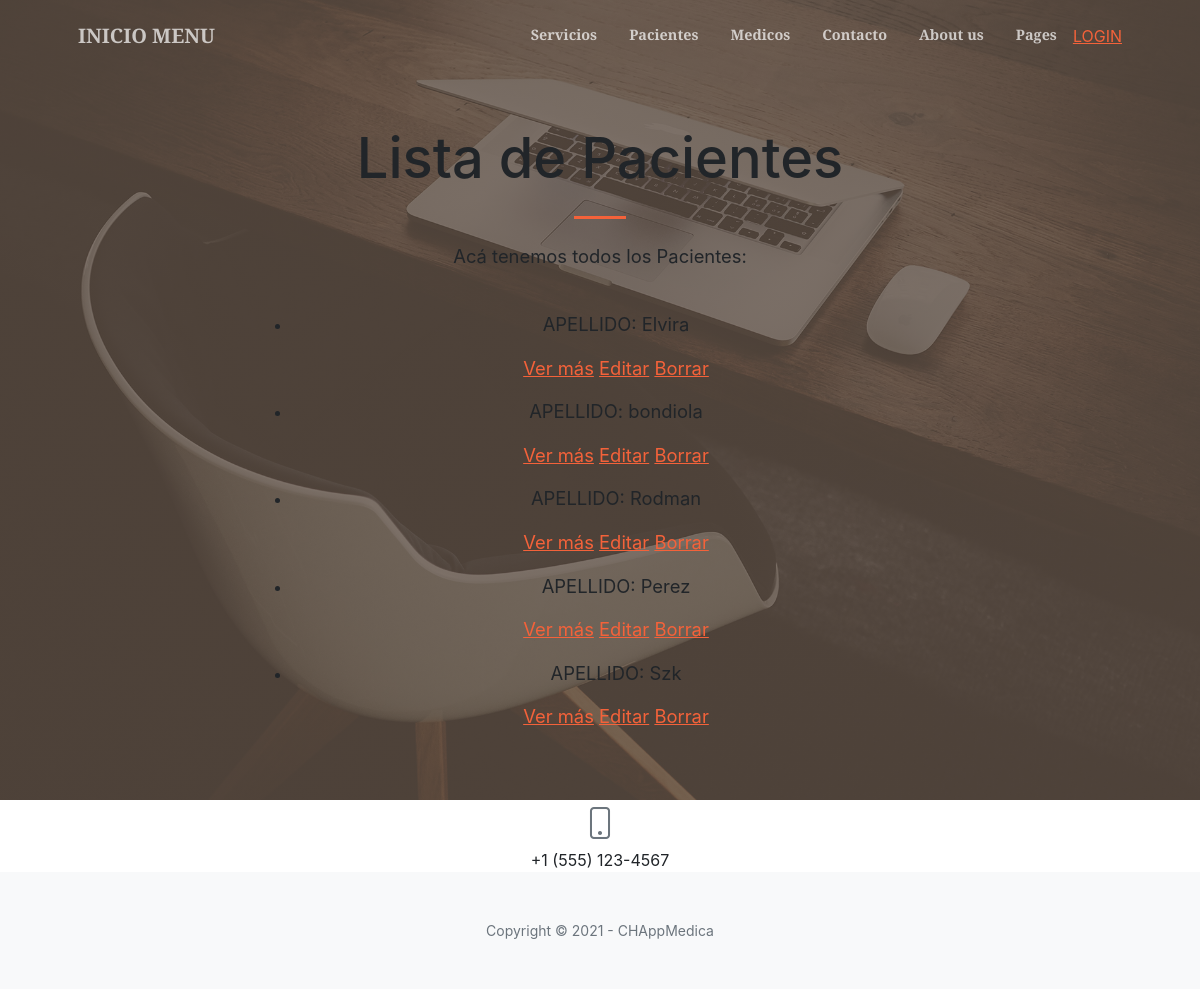
Page /AppMedica/paciente/list on the earlier database version.
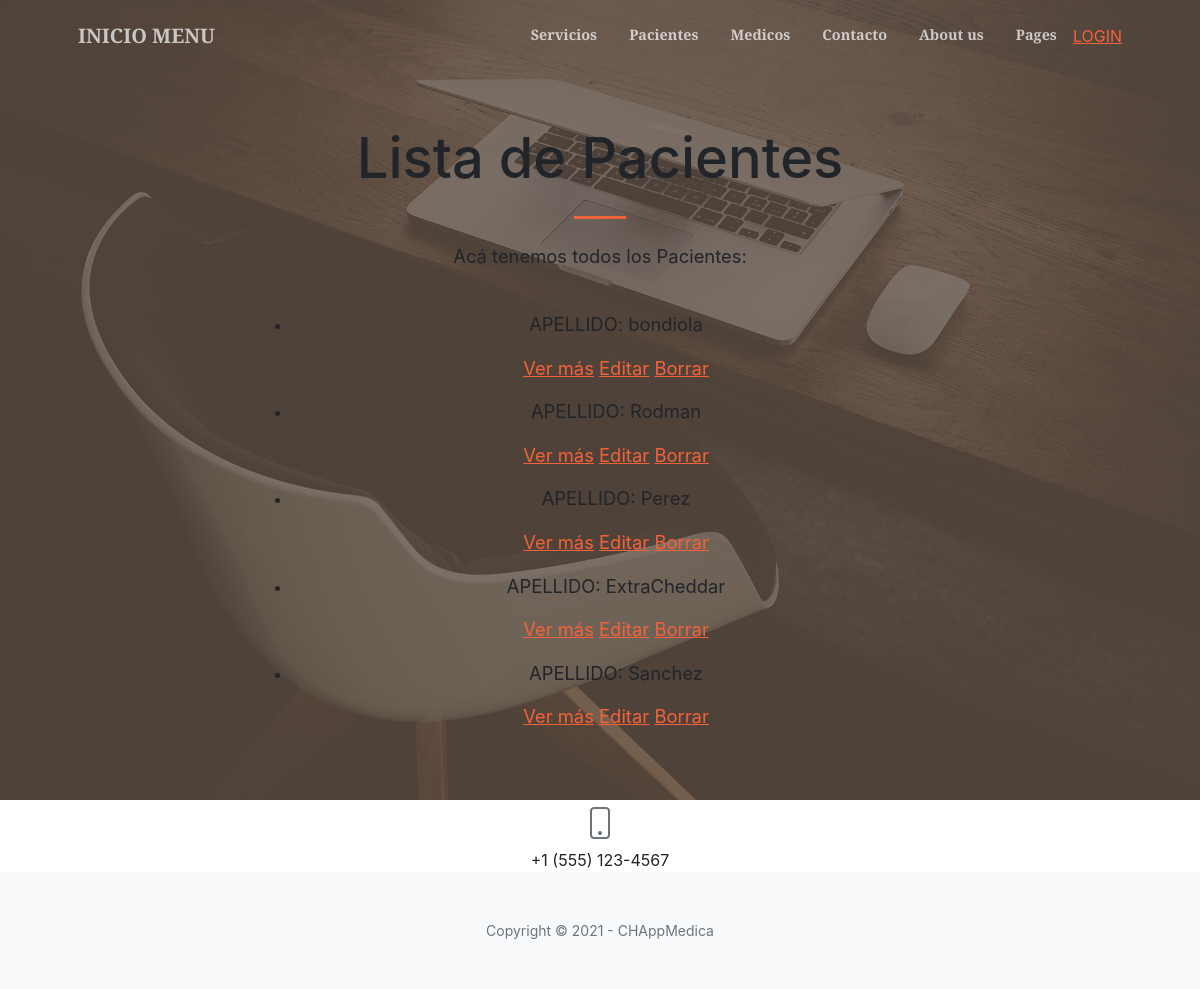
Same page on the later database version.
### AppMedica/models.py (models this page shows, shortened)
class Paciente(models.Model):
    nombre = models.CharField(max_length=40)
    apellido = models.CharField(max_length=40)
    fNac = models.DateField()
    telefono = models.IntegerField()
    email = models.EmailField(null=True)
    servicio = models.CharField(max_length=40, default='')

### AppMedica/views.py (the view)
# urls.py: path('paciente/list', views.PacienteList.as_view(), name='List'),
class PacienteList(ListView):
    model = Paciente
    template_name = "AppMedica/paciente_list.html"

### AppMedica/templates/AppMedica/paciente_list.html (shortened to what this page needs)
{% extends "AppMedica/padre.html" %}
{% load static %}
        {% block contenido %}
            <h1 class="mb-1">Lista de Pacientes</h1>
        {% endblock %}
        {% block contenido2 %}
          <p>Acá tenemos todos los Pacientes:</p> <br>
          <ul>
            {% for paciente in object_list %}
            <li>
              <p>APELLIDO: {{ paciente.apellido}}</p>
              <p>
              <a href="{% url 'Detail' paciente.id %}">Ver más</a>
              <a href="{% url 'Edit' paciente.id %}">Editar</a>
              <a href="{% url 'Delete' paciente.id %}">Borrar</a>
            </p>
            </li>
            {% endfor %}
          </ul>
        {% endblock %}

Differences in the rows shown:
removed Paciente: apellido "Elvira"
changed Paciente: apellido "Szk" → "ExtraCheddar"
added Paciente: apellido "Sanchez"
